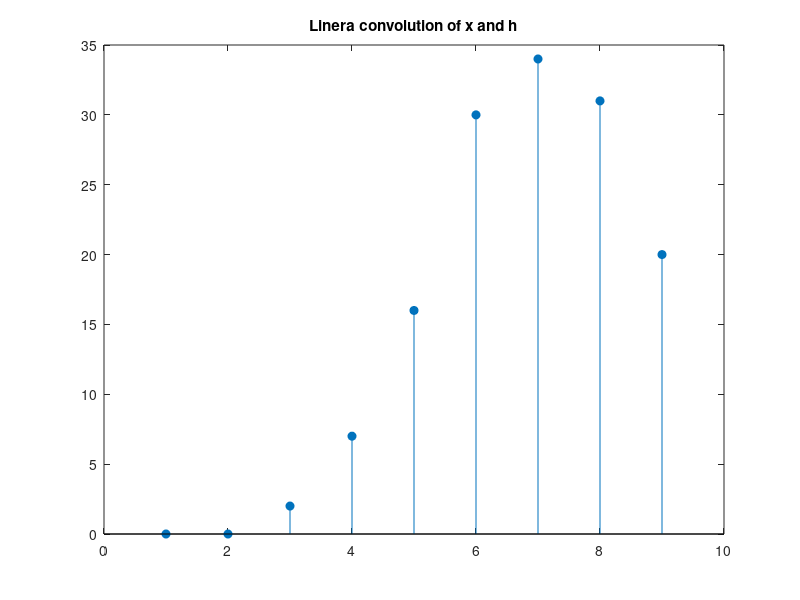

MATLAB code for this plot:
clc 
close 

%linear convolution 

x=[0 1 2 3 4]
h=[0 2 3 4 5]

fig = conv(x,h)
stem(fig, 'filled')
title('Linera convolution of x and h')